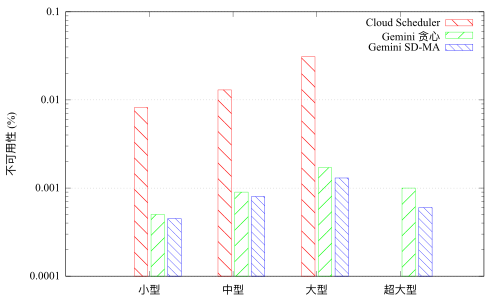

This chart was generated by the following gnuplot code:
set term pdfcairo font "Times New Roman,12"
set output 'availability.pdf'
set style histogram gap 2
set style data histogram
set style fill transparent pattern 4 border
set boxwidth 0.8
set grid ytics
set mxtics 0
#unset xtics
#set xlabel ""
set ylabel "不可用性 (%)"
#set xtics rotate by -15
set logscale y
#set key inside left top noreverse noenhanced autotitles
plot 'availability.dat' u 2:xtic(1) t "Cloud Scheduler", "" u 4:xtic(1) t "Gemini 贪心", "" u 5:xtic(1) t "Gemini SD-MA"
quit
